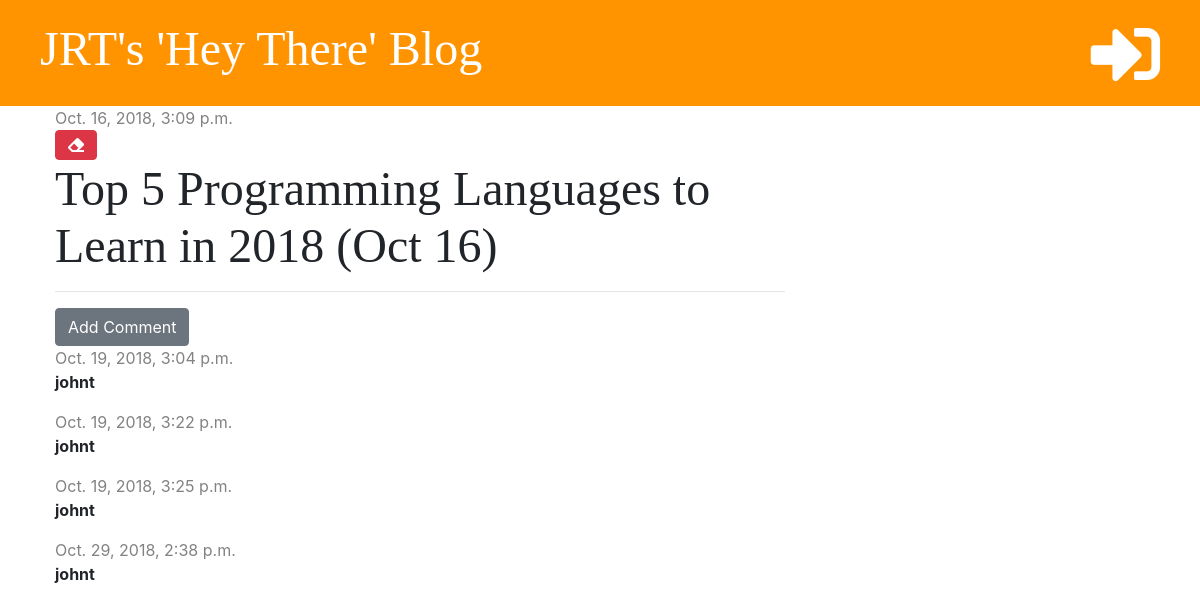
The app's page /post/2/ with its own data.
### blog/models.py (models this page shows, shortened)
class Post(models.Model):
    author = models.ForeignKey('auth.User', on_delete=models.CASCADE)
    title = models.CharField(max_length=200)
    text = models.TextField()
    created_date = models.DateTimeField(default=timezone.now)
    published_date = models.DateTimeField(blank=True, null=True)

class Comment(models.Model):
    post = models.ForeignKey('blog.Post', on_delete=models.CASCADE, related_name='comments')
    author = models.CharField(max_length=200)
    text = models.TextField()
    created_date = models.DateTimeField(default=timezone.now)
    approved = models.BooleanField(default=False)

### blog/views.py (the view)
# urls.py: path('post/<int:pk>/', views.post_detail, name='post_detail'),
def post_detail(request, pk):
    post = get_object_or_404(Post, pk=pk)
    stuff_for_front_end = {'post': post}
    return render(request, 'blog/post_detail.html', stuff_for_front_end)

### blog/templatetags/markdownify.py (called while the page is built)
@register.filter
def markdown(value):
    renderer = HighlightRenderer()
    markdown = mistune.Markdown(renderer=renderer)
    return markdown(value)

### blog/templates/blog/post_detail.html (shortened to what this page needs)
{% extends 'blog/base.html' %}
{% load markdownify %}
{% block content %}
    <div class="post">
        {% if post.published_date %}
            <div class="date">
                {{ post.published_date }}
            </div>
            {% else %}
        <a href="{% url 'post_publish' pk=post.pk %}" class="btn btn-primary">Publish</a>
        {% endif %}
        <a href="{% url 'post_delete' pk=post.pk %}" class="btn btn-danger"
           onclick="return confirm('Are you sure that you want to delete this post?')"><i class="fas fa-eraser"></i></a>
        <h1>{{ post.title }}</h1>
        <hr>
        <a href="{% url 'add_comment_to_post' pk=post.pk %}" class="btn btn-secondary">Add Comment</a>
        {% for comment in post.comments.all %}
            {% if user.is_authenticated or comment.approved %}
                <div class="comment">
                    <div class="date">
                        {{ comment.created_date }}
                    </div>
                    <strong>{{ comment.author }}</strong>
                    </div>
            {% endif %}
        {% empty %}
            <p>No comments yet...</p>
        {% endfor %}
    </div>
{% endblock %}

### blog/static/css/blog.css (style rules this page uses)
h1, h2, h3, h4 { font-family: 'Tangerine', 'Inconsolata', 'Droid Sans', serif; font-size: 48px; }
.date { color: #828282; }
.post { margin-bottom: 70px; }
.comment { margin: 20px 0x 20px 20px; }

### records on screen
Post: published_date "Oct. 16, 2018, 3:09 p.m.", title "Top 5 Programming Languages to Learn in 2018 (Oct 16)"
Comment: created_date "Oct. 19, 2018, 3:04 p.m.", author "johnt"
Comment: created_date "Oct. 19, 2018, 3:22 p.m.", author "johnt"
Comment: created_date "Oct. 19, 2018, 3:25 p.m.", author "johnt"
Comment: created_date "Oct. 29, 2018, 2:38 p.m.", author "johnt"
